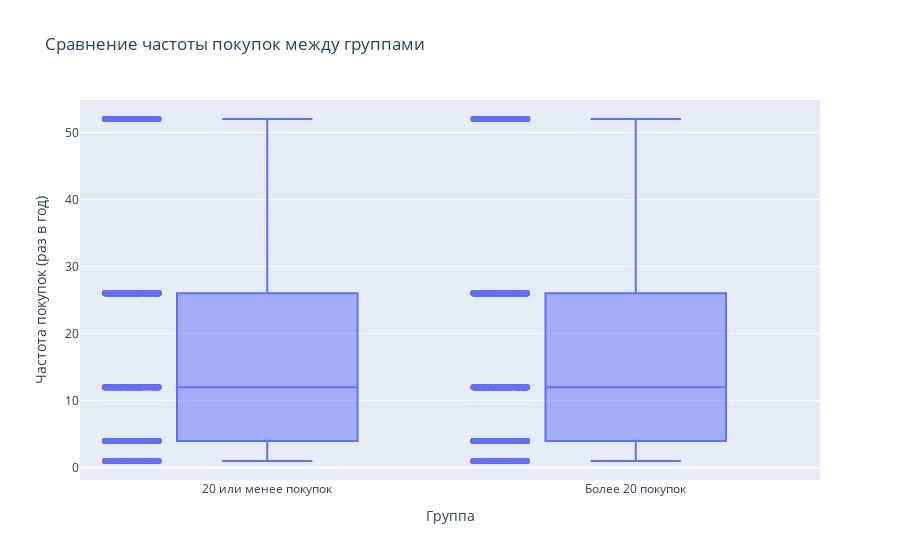

The code cell stored with this chart in its notebook:
### Code cell
# Клиенты, имеющие более 20 предыдущих покупок, чаще совершают покупки (например, еженедельно), чем те, у кого меньше 20 покупок.
import plotly.express as px

more_than_20 = data[data['Previous Purchases'] > 20]
less_or_equal_20 = data[data['Previous Purchases'] <= 20]

avg_frequency_more_20 = more_than_20['Frequency Numeric'].mean()
avg_frequency_less_20 = less_or_equal_20['Frequency Numeric'].mean()

print(f"Средняя частота покупок у клиентов с более чем 20 покупками: {avg_frequency_more_20:.2f} раз в год")
print(f"Средняя частота покупок у клиентов с 20 или менее покупками: {avg_frequency_less_20:.2f} раз в год")

t_stat, p_value = ttest_ind(
    more_than_20['Frequency Numeric'],
    less_or_equal_20['Frequency Numeric'],
    equal_var=False  # Предполагаем разные дисперсии
)

print(f"T-статистика: {t_stat:.2f}")
print(f"P-значение: {p_value:.4f}")

interpret(p_value)

data['Group'] = data['Previous Purchases'].apply(lambda x: 'Более 20 покупок' if x > 20 else '20 или менее покупок')

fig = px.box(
    data,
    x='Group',
    y='Frequency Numeric',
    points="all",
    title="Сравнение частоты покупок между группами",
    labels={"Frequency Numeric": "Частота покупок (раз в год)", "Group": "Группа"}
)

fig.update_layout(template="plotly")
fig.show()

### Figure 1 — Plotly figure (JSON) as saved in the notebook; plotly's stock layout.template omitted (floating-point values rounded to 4 significant figures; data arrays with more than 128 entries replaced by an {"elided": "..."} marker saying what was removed)
{"data": [{"alignmentgroup": "True", "boxpoints": "all", "hovertemplate": "Группа=%{x}<br>Частота покупок (раз в год)=%{y}<extra></extra>", "legendgroup": "", "marker": {"color": "#636efa"}, "name": "", "notched": false, "offsetgroup": "", "orientation": "v", "showlegend": false, "type": "box", "x": {"elided": "3900 str values"}, "x0": " ", "xaxis": "x", "y": {"elided": "3900 int values"}, "y0": " ", "yaxis": "y"}], "layout": {"boxmode": "group", "legend": {"tracegroupgap": 0}, "title": {"text": "Сравнение частоты покупок между группами"}, "xaxis": {"anchor": "y", "domain": [0, 1], "title": {"text": "Группа"}}, "yaxis": {"anchor": "x", "domain": [0, 1], "title": {"text": "Частота покупок (раз в год)"}}}}
